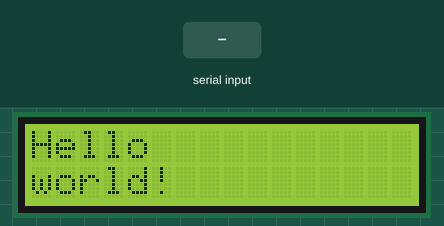
Simulated run of this program. Board: Raspberry Pi (BCM pin numbers). Shown: 16×2 character LCD. The test bench sets the inputs (shaded band). What the program prints to the terminal is not drawn. At 16.3 s the program stops and its outputs stay as they are.

Above: at 0.1 s.
6.3 s: "1" typed at the terminal, then Enter
At 7.7 s:
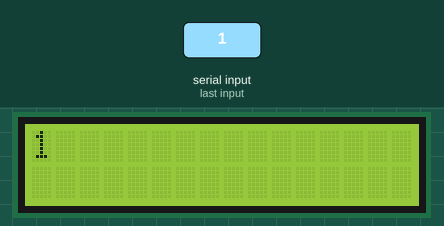
At 12.2 s:
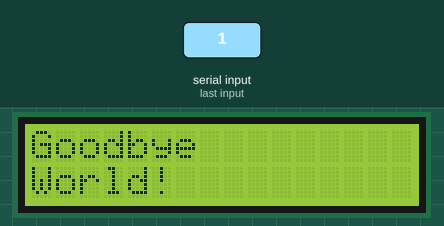
Timing chart, 0 to 13.7 s (numbered marks = the images above; inputs shaded):
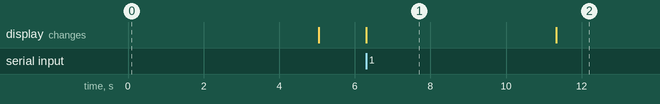

Measured:
- after the input at 6.3 s, the display: changes at once (image 1)
- what the display in image 1 shows lasts 5.0 s, from 6.3 s to 11.3 s

The program:

lcd1.py
```python
#!/usr/bin/python
# Example using a character LCD connected to a Raspberry Pi using
# Adafruit_CharLCD librabry https://github.com/adafruit/Adafruit_Python_CharLCD (Now Depricated)
from time import sleep
import Adafruit_CharLCD as LCD

# Raspberry Pi pin setup
lcd_rs = 25
lcd_en = 24
lcd_d4 = 23
lcd_d5 = 17
lcd_d6 = 18
lcd_d7 = 22
lcd_backlight = 2

# Define LCD column and row size for 16x2 LCD.
lcd_columns = 16
lcd_rows = 2

lcd = LCD.Adafruit_CharLCD(lcd_rs, lcd_en, lcd_d4, lcd_d5, lcd_d6, lcd_d7, lcd_columns, lcd_rows, lcd_backlight)
lcd.message('Hello\nworld!')
# Wait 5 seconds
sleep(5.0)
lcd.clear()
text = input("Type Something to be displayed: ")
lcd.message(text)

# Wait 5 seconds
sleep(5.0)
lcd.clear()
lcd.message('Goodbye\nWorld!')

sleep(5.0)
lcd.clear()
```
